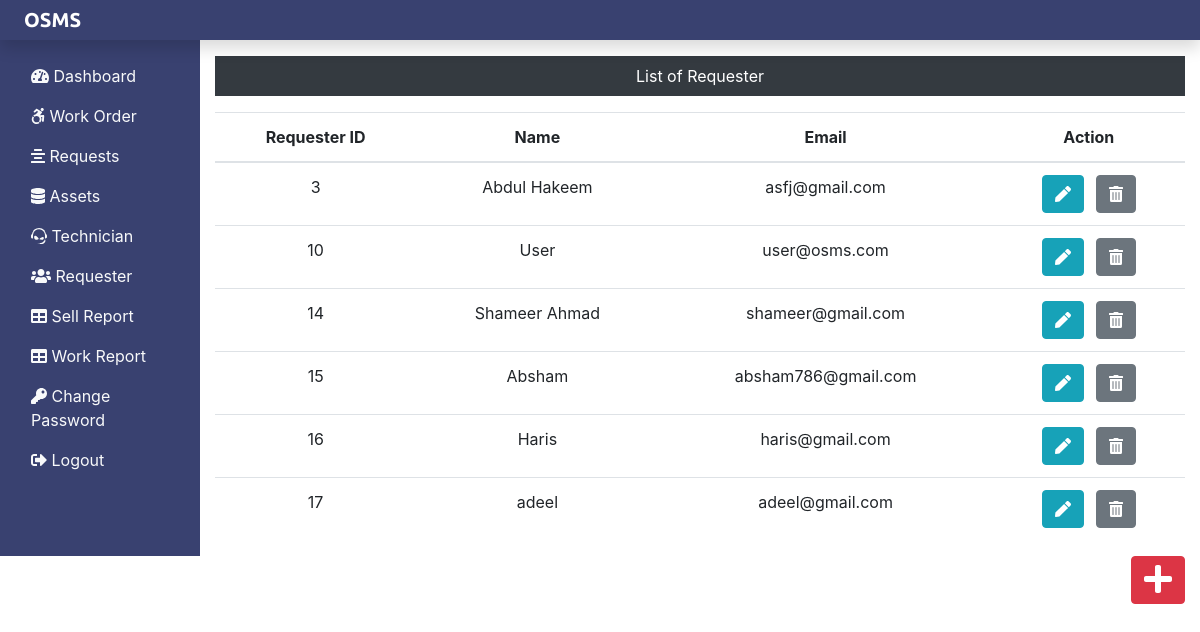
The app's page /Project/Admin/requester.php (signed in) with its own data.
### tables this page shows
CREATE TABLE `requesterlogin_tb` (
  `r_login_id` int(11) NOT NULL,
  `r_name` varchar(100) NOT NULL,
  `r_email` varchar(100) NOT NULL,
  `r_password` varchar(100) NOT NULL
);

### Project/Admin/requester.php (the view, shortened to what this page needs)
<?php
include('includes/header.php');
include('../dbcon.php');
?>
    <div class="col-sm-9 col-md-10 mt-3 text-center">
        <p class="bg-dark text-white p-2">List of Requester</p>
        <?php
            $sql="select *from requesterlogin_tb";
            $result=$conn->query($sql);
            if($result->num_rows>0){
                echo '<table class="table">';
                 echo '<thead>';
                  echo '<tr>';
                   echo '<th scope="col">Requester ID</th>';
                   echo '<th scope="col">Name</th>';
                   echo '<th scope="col">Email</th>';
                   echo '<th scope="col">Action</th>';
                  echo '</tr>';
                 echo '</thead>';
                 echo '<tbody>';
                  while($row=$result->fetch_assoc()){
                      echo '<tr>';
                       echo '<td>'.$row["r_login_id"].'</td>';
                       echo '<td>'.$row["r_name"].'</td>';
                       echo '<td>'.$row["r_email"].'</td>';
                       echo '<td>';
                        echo '<form action="editreq.php" method="POST" class="d-inline">';
                         echo '<input type="hidden" name="id" value='.$row["r_login_id"].'>
                         <button type="submit" class="btn btn-info mr-2" name="edit" value="Edit"
                         ><i class="fas fa-pen"></i></button>';
                        echo '</form>';
                        echo '<form action="" method="POST" class="d-inline">';
                        echo '<input type="hidden" name="id" value='.$row["r_login_id"].'>
                        <button type="submit" class="btn btn-secondary" name="delete" value="Delete"
                        ><i class="fas fa-trash-alt"></i></button>';
                       echo '</form>';
                       echo '</td>';
                      echo '</tr>';
                  }
                 echo '</tbody>';
                echo '</table>';
            } else{
                echo '0 Result';
            }
        ?>
    </div>
        </div>
        <div class="float-right"><a href="insertreq.php" class="btn btn-danger">
        <i class="fas fa-plus fa-2x"></i></a></div>
    </div>
</body>
</html>

### Project/Admin/includes/header.php (shortened to what this page needs)
<!DOCTYPE html>
<html lang="en">
<head>
    <link rel="stylesheet" href="../css/bootstrap.min.css">
    <link rel="stylesheet" href="../css/custom.css">
</head>
<body>
<nav class="navbar navbar-dark fixed-top flex-md-nowrap p-0 shadow bg-top">
    <a href="dashboard.php" class="navbar-brand col-sm-3 col-md-2 mr-0 pl-4">OSMS</a>
    </nav>
    <div class="container-fluid" style="margin-top:40px;">
        <div class="row">
            <nav class="col-sm-2 bg-top sidebar py-3 d-print-none">
            <div class="sidebar-sticky">
            <ul class="nav flex-column">
            <li class="nav-item"><a class="nav-link text-light"   href="dashboard.php">
            <i class="fas fa-tachometer-alt"></i> Dashboard</a></li>
            <li class="nav-item"><a class="nav-link text-light" href="workorder.php">
            <i class="fab fa-accessible-icon"></i> Work Order</a></li>
            <li class="nav-item"><a class="nav-link text-light" href="requests.php">
            <i class="fas fa-align-center"></i> Requests</a></li>
            <li class="nav-item"><a class="nav-link text-light" href="assets.php">
            <i class="fas fa-database"></i> Assets</a></li>
            <li class="nav-item"><a class="nav-link text-light" href="technician.php">
            <i class="fab fa-teamspeak"></i> Technician</a></li>
            <li class="nav-item"><a class="nav-link text-light" href="requester.php">
            <i class="fas fa-users"></i> Requester</a></li>
            <li class="nav-item"><a class="nav-link text-light" href="sellreport.php">
            <i class="fas fa-table"></i> Sell Report</a></li>
            <li class="nav-item"><a class="nav-link text-light" href="workreport.php">
            <i class="fas fa-table"></i> Work Report</a></li>
            <li class="nav-item"><a class="nav-link text-light" href="adminchangepassword.php">
            <i class="fas fa-key"></i> Change Password</a></li>
            <li class="nav-item"><a class="nav-link text-light" href="../logout.php">
            <i class="fas fa-sign-out-alt"></i> Logout</a></li>
            </ul>
            </div>
            </nav>

### Project/css/custom.css (style rules this page uses)
.bg-top { background-color: #394170; }
.navbar-brand { font-family: "Ubuntu", sans-serif; font-family: 2em; font-weight: bold; }

### records on screen
requesterlogin_tb: r_login_id "3", r_name "Abdul Hakeem", r_email "asfj@gmail.com"
requesterlogin_tb: r_login_id "10", r_name "User", r_email "user@osms.com"
requesterlogin_tb: r_login_id "14", r_name "Shameer Ahmad", r_email "shameer@gmail.com"
requesterlogin_tb: r_login_id "15", r_name "Absham", r_email "absham786@gmail.com"
requesterlogin_tb: r_login_id "16", r_name "Haris", r_email "haris@gmail.com"
requesterlogin_tb: r_login_id "17", r_name "adeel", r_email "adeel@gmail.com"
